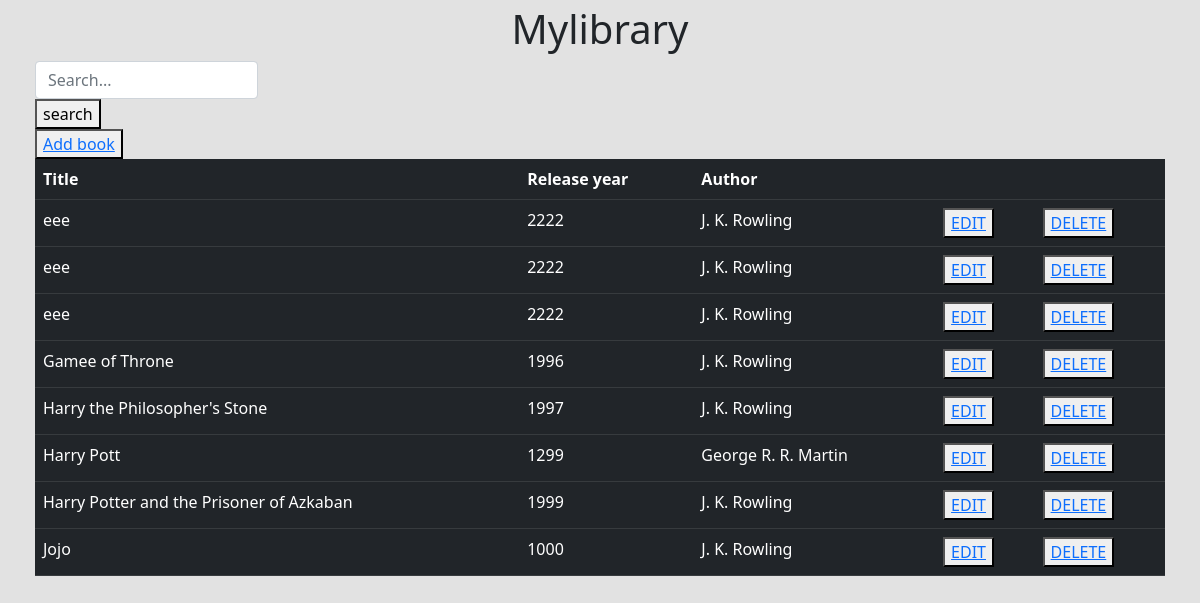
The page / on the database its author committed.
### tables this page shows
CREATE TABLE `book` (
  `id` int NOT NULL AUTO_INCREMENT,
  `title` varchar(200) NOT NULL,
  `author_id` int DEFAULT NULL,
  `release_year` int DEFAULT NULL,
  `readers_note` float DEFAULT NULL,
  PRIMARY KEY (`id`),
  KEY `fk_book_author_idx` (`author_id`),
  CONSTRAINT `fk_book_author` FOREIGN KEY (`author_id`) REFERENCES `book` (`id`)
);

CREATE TABLE `author` (
  `id` int NOT NULL AUTO_INCREMENT,
  `name` varchar(100) NOT NULL,
  PRIMARY KEY (`id`)
);

### index.php (the view, shortened to what this page needs)
<!DOCTYPE html>
<html lang="en">
<head>
    <link rel="stylesheet" href="https://cdn.jsdelivr.net/npm/bootstrap@5.1.3/dist/css/bootstrap.min.css" rel="stylesheet">
    <link rel="stylesheet" href="style.css">
</head>
<body>
    <header>
        <h1>Mylibrary</h1>
        <nav>
            <form method="POST" class="col-12 col-lg-auto mb-3 mb-lg-0 me-lg-3">
                <input type="search" name="search" class="form-control" placeholder="Search...">
                <button>search</button>
            </form>
            <button><a href='create.php'>Add book</a></button>
        </nav>
    </header>
    <?php
    include "dbConnection.php";
    $sql = "SELECT book.id, title, release_year, name FROM book JOIN author ON book.author_id=author.id ";
    $sql .= "ORDER BY title ASC";
    $result = $conn->query($sql);
    if ($result->num_rows > 0) {
    ?>
        <table class="table table-dark table-hover">
            <tr>
                <th>Title</th>
                <th>Release year</th>
                <th>Author</th>
                <th></th>
                <th></th>
            </tr>
            <?php while ($row = $result->fetch_assoc()) {
            ?> <tr>
                    <td> <?php echo $row["title"]; ?></td>
                    <td><?php echo $row["release_year"]; ?> </td>
                    <td> <?php echo $row["name"]; ?> </td>
                    <td> <button><a href="edit.php?id=<?php echo $row["id"] ?>">EDIT</a></button> </td>
                    <td> <button><a href="delete.php?id=<?php echo $row["id"] ?>">DELETE</a></button> </td>
                </tr>
            <?php } ?>
        </table>
    <?php } else { ?>
        0 results
    <?php }
    ?>
</body>
</html>

### style.css (style rules this page uses)
body { margin: 5px 35px ; padding: 0px; background-color: #e2e2e2; }
header h1 { display: flex; justify-content: center; }
.form-control { width: 20%; }

### rows shown on the page
book: title "eee", release_year "2222", author.name "J. K. Rowling"
book: title "eee", release_year "2222", author.name "J. K. Rowling"
book: title "eee", release_year "2222", author.name "J. K. Rowling"
book: title "Gamee of Throne", release_year "1996", author.name "J. K. Rowling"
book: title "Harry the Philosopher's Stone", release_year "1997", author.name "J. K. Rowling"
book: title "Harry Pott", release_year "1299", author.name "George R. R. Martin"
book: title "Harry Potter and the Prisoner of Azkaban", release_year "1999", author.name "J. K. Rowling"
book: title "Jojo", release_year "1000", author.name "J. K. Rowling"
